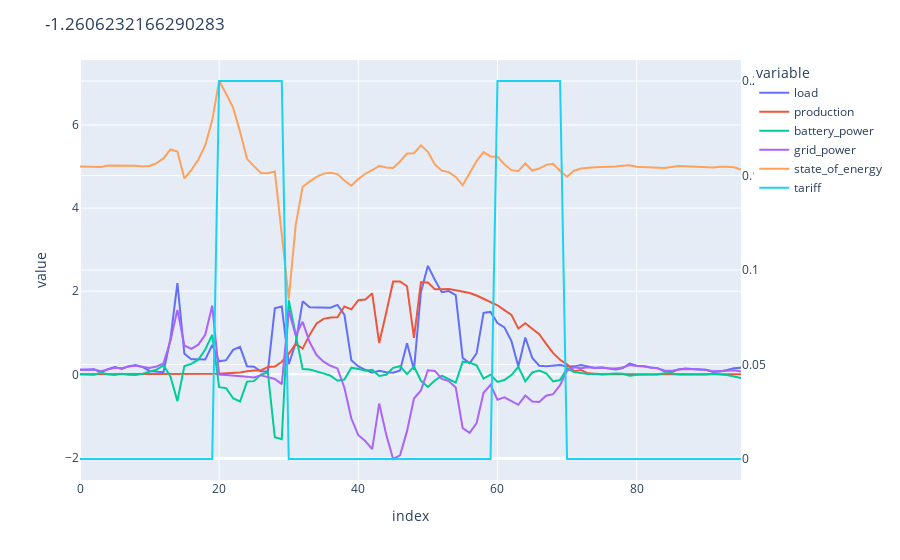

Notebook cell for this chart:
### Code cell
timestep = 1.
initial_state_of_energy = 5.
energy_capacity = 10
power_capacity = 5
efficiency = 0.9

hems = get_hems(energy_capacity, power_capacity, timestep)

load_input = torch.tensor(load, dtype=torch.float32).reshape(-1, 1)
production_input = torch.tensor(production, dtype=torch.float32).reshape(-1, 1)
tariff_input = torch.tensor(tariff, dtype=torch.float32).reshape(-1, 1)
initial_state_of_energy_input = torch.tensor([initial_state_of_energy], dtype=torch.float32)

battery_power, grid_power, state_of_energy = hems(load_input, production_input, tariff_input, initial_state_of_energy_input)

df_results = pd.DataFrame({
    "load": load_input.detach().flatten(),
    "production": production_input.detach().flatten(),
    "tariff": tariff_input.detach().flatten(),
    "battery_power": battery_power.detach().flatten(),
    "grid_power": grid_power.detach().flatten(),
    "state_of_energy": state_of_energy.detach().flatten()
})


cost = df_results["tariff"]*df_results["grid_power"]*timestep

fig = px.line(df_results, y=["load", "production", "battery_power", "grid_power", "state_of_energy"])

fig.add_scatter(x=np.arange(n_timesteps), y=df_results["tariff"], mode="lines", name="tariff", yaxis="y2")

fig.update_layout(yaxis2=dict(overlaying='y', side='right'), title=f"{cost.sum()}")

### Figure 1 — Plotly figure (JSON) as saved in the notebook; plotly's stock layout.template omitted (floating-point values rounded to 4 significant figures)
{"data": [{"hovertemplate": "variable=load<br>index=%{x}<br>value=%{y}<extra></extra>", "legendgroup": "load", "line": {"color": "#636efa", "dash": "solid"}, "marker": {"symbol": "circle"}, "mode": "lines", "name": "load", "orientation": "v", "showlegend": true, "type": "scatter", "x": [0, 1, 2, 3, 4, 5, 6, 7, 8, 9, 10, 11, 12, 13, 14, 15, 16, 17, 18, 19, 20, 21, 22, 23, 24, 25, 26, 27, 28, 29, 30, 31, 32, 33, 34, 35, 36, 37, 38, 39, 40, 41, 42, 43, 44, 45, 46, 47, 48, 49, 50, 51, 52, 53, 54, 55, 56, 57, 58, 59, 60, 61, 62, 63, 64, 65, 66, 67, 68, 69, 70, 71, 72, 73, 74, 75, 76, 77, 78, 79, 80, 81, 82, 83, 84, 85, 86, 87, 88, 89, 90, 91, 92, 93, 94, 95], "xaxis": "x", "y": [0.1114, 0.1068, 0.1241, 0.04167, 0.124, 0.174, 0.1279, 0.1959, 0.2238, 0.1718, 0.08137, 0.07345, 0.04958, 0.8554, 2.197, 0.4942, 0.3615, 0.362, 0.3548, 0.705, 0.3131, 0.3396, 0.5868, 0.6606, 0.1948, 0.1827, 0.07339, 0.06623, 1.588, 1.63, 0.242, 0.748, 1.756, 1.611, 1.609, 1.615, 1.604, 1.67, 1.433, 0.3374, 0.1893, 0.1086, 0.0382, 0.08667, 0.04829, 0.03844, 0.08963, 0.7454, 0.1066, 1.982, 2.61, 2.278, 1.975, 2.004, 1.905, 0.3955, 0.2662, 0.5078, 1.478, 1.501, 1.232, 1.129, 0.803, 0.1878, 0.8847, 0.3951, 0.2076, 0.1947, 0.2031, 0.2245, 0.1855, 0.1908, 0.2253, 0.1831, 0.154, 0.1652, 0.1357, 0.1177, 0.1499, 0.2586, 0.2074, 0.2025, 0.1649, 0.1487, 0.07073, 0.05815, 0.1165, 0.1392, 0.1261, 0.1233, 0.1112, 0.05805, 0.06844, 0.1028, 0.1482, 0.1603], "yaxis": "y"}, {"hovertemplate": "variable=production<br>index=%{x}<br>value=%{y}<extra></extra>", "legendgroup": "production", "line": {"color": "#EF553B", "dash": "solid"}, "marker": {"symbol": "circle"}, "mode": "lines", "name": "production", "orientation": "v", "showlegend": true, "type": "scatter", "x": [0, 1, 2, 3, 4, 5, 6, 7, 8, 9, 10, 11, 12, 13, 14, 15, 16, 17, 18, 19, 20, 21, 22, 23, 24, 25, 26, 27, 28, 29, 30, 31, 32, 33, 34, 35, 36, 37, 38, 39, 40, 41, 42, 43, 44, 45, 46, 47, 48, 49, 50, 51, 52, 53, 54, 55, 56, 57, 58, 59, 60, 61, 62, 63, 64, 65, 66, 67, 68, 69, 70, 71, 72, 73, 74, 75, 76, 77, 78, 79, 80, 81, 82, 83, 84, 85, 86, 87, 88, 89, 90, 91, 92, 93, 94, 95], "xaxis": "x", "y": [0, 0, 0, 0, 0, 0, 0, 0, 0, 0, 0, 0, 0, 0, 0, 0, 0, 0, 0, 0, 0.01314, 0.02723, 0.03653, 0.04487, 0.07531, 0.09362, 0.09152, 0.1786, 0.1865, 0.3023, 0.4924, 0.7311, 0.6187, 0.9481, 1.223, 1.334, 1.366, 1.374, 1.631, 1.562, 1.784, 1.799, 1.947, 0.7519, 1.477, 2.233, 2.235, 2.119, 0.8778, 2.215, 2.208, 2.047, 2.05, 2.05, 2.022, 1.996, 1.957, 1.895, 1.82, 1.747, 1.661, 1.545, 1.43, 1.1, 1.227, 1.097, 0.9635, 0.7335, 0.508, 0.3491, 0.2394, 0.07363, 0.1041, 0.02372, 0.003755, 0, 0, 0, 0, 0, 0, 0, 0, 0, 0, 0, 0, 0, 0, 0, 0, 0, 0, 0, 0, 0], "yaxis": "y"}, {"hovertemplate": "variable=battery_power<br>index=%{x}<br>value=%{y}<extra></extra>", "legendgroup": "battery_power", "line": {"color": "#00cc96", "dash": "solid"}, "marker": {"symbol": "circle"}, "mode": "lines", "name": "battery_power", "orientation": "v", "showlegend": true, "type": "scatter", "x": [0, 1, 2, 3, 4, 5, 6, 7, 8, 9, 10, 11, 12, 13, 14, 15, 16, 17, 18, 19, 20, 21, 22, 23, 24, 25, 26, 27, 28, 29, 30, 31, 32, 33, 34, 35, 36, 37, 38, 39, 40, 41, 42, 43, 44, 45, 46, 47, 48, 49, 50, 51, 52, 53, 54, 55, 56, 57, 58, 59, 60, 61, 62, 63, 64, 65, 66, 67, 68, 69, 70, 71, 72, 73, 74, 75, 76, 77, 78, 79, 80, 81, 82, 83, 84, 85, 86, 87, 88, 89, 90, 91, 92, 93, 94, 95], "xaxis": "x", "y": [-0.000977, 0.001236, -0.008432, 0.03487, 0.0002906, -0.01564, 0.01599, -0.009985, -0.01762, 0.01245, 0.07033, 0.1126, 0.2154, -0.05009, -0.646, 0.2, 0.2495, 0.3509, 0.5968, 0.9472, -0.3087, -0.3314, -0.5779, -0.6551, -0.1756, -0.1643, -0.007531, 0.04421, -1.515, -1.563, 1.784, 0.9245, 0.1256, 0.1148, 0.07666, 0.02267, -0.03364, -0.1541, -0.1267, 0.1595, 0.1299, 0.08396, 0.1065, -0.03963, -0.01243, 0.1562, 0.1943, 0.005686, 0.189, -0.1554, -0.3044, -0.1495, -0.0347, -0.117, -0.2025, 0.3031, 0.2815, 0.2151, -0.1037, -0.008761, -0.1817, -0.1393, -0.01936, 0.1795, -0.1687, 0.0465, 0.08905, 0.02382, -0.1728, -0.1371, 0.1456, 0.05254, 0.02294, 0.00746, 0.009209, -0.00211, 0.0101, 0.02037, 0.01138, -0.03604, -0.008875, -0.0122, -0.002499, -0.006185, 0.02253, 0.02432, -0.003123, -0.0117, -0.005236, -0.00699, -0.006758, 0.01381, 0.004428, -0.01662, -0.05162, -0.09126], "yaxis": "y"}, {"hovertemplate": "variable=grid_power<br>index=%{x}<br>value=%{y}<extra></extra>", "legendgroup": "grid_power", "line": {"color": "#ab63fa", "dash": "solid"}, "marker": {"symbol": "circle"}, "mode": "lines", "name": "grid_power", "orientation": "v", "showlegend": true, "type": "scatter", "x": [0, 1, 2, 3, 4, 5, 6, 7, 8, 9, 10, 11, 12, 13, 14, 15, 16, 17, 18, 19, 20, 21, 22, 23, 24, 25, 26, 27, 28, 29, 30, 31, 32, 33, 34, 35, 36, 37, 38, 39, 40, 41, 42, 43, 44, 45, 46, 47, 48, 49, 50, 51, 52, 53, 54, 55, 56, 57, 58, 59, 60, 61, 62, 63, 64, 65, 66, 67, 68, 69, 70, 71, 72, 73, 74, 75, 76, 77, 78, 79, 80, 81, 82, 83, 84, 85, 86, 87, 88, 89, 90, 91, 92, 93, 94, 95], "xaxis": "x", "y": [0.1104, 0.108, 0.1156, 0.07654, 0.1243, 0.1583, 0.1439, 0.1859, 0.2062, 0.1843, 0.1517, 0.1861, 0.265, 0.8053, 1.551, 0.6942, 0.611, 0.713, 0.9516, 1.652, -0.008821, -0.01906, -0.02762, -0.0393, -0.05605, -0.07526, -0.02566, -0.0682, -0.1135, -0.236, 1.533, 0.9414, 1.263, 0.7774, 0.4629, 0.3035, 0.2045, 0.142, -0.3243, -1.065, -1.465, -1.606, -1.802, -0.7048, -1.442, -2.038, -1.951, -1.368, -0.5823, -0.3885, 0.09766, 0.08147, -0.1094, -0.1629, -0.3191, -1.297, -1.409, -1.173, -0.445, -0.2545, -0.611, -0.5548, -0.6464, -0.7331, -0.5113, -0.6559, -0.6668, -0.515, -0.4777, -0.2618, 0.09168, 0.1697, 0.1442, 0.1668, 0.1595, 0.1631, 0.1458, 0.1381, 0.1613, 0.2226, 0.1986, 0.1903, 0.1624, 0.1425, 0.09326, 0.08248, 0.1133, 0.1275, 0.1209, 0.1163, 0.1045, 0.07185, 0.07287, 0.08614, 0.09653, 0.06909], "yaxis": "y"}, {"hovertemplate": "variable=state_of_energy<br>index=%{x}<br>value=%{y}<extra></extra>", "legendgroup": "state_of_energy", "line": {"color": "#FFA15A", "dash": "solid"}, "marker": {"symbol": "circle"}, "mode": "lines", "name": "state_of_energy", "orientation": "v", "showlegend": true, "type": "scatter", "x": [0, 1, 2, 3, 4, 5, 6, 7, 8, 9, 10, 11, 12, 13, 14, 15, 16, 17, 18, 19, 20, 21, 22, 23, 24, 25, 26, 27, 28, 29, 30, 31, 32, 33, 34, 35, 36, 37, 38, 39, 40, 41, 42, 43, 44, 45, 46, 47, 48, 49, 50, 51, 52, 53, 54, 55, 56, 57, 58, 59, 60, 61, 62, 63, 64, 65, 66, 67, 68, 69, 70, 71, 72, 73, 74, 75, 76, 77, 78, 79, 80, 81, 82, 83, 84, 85, 86, 87, 88, 89, 90, 91, 92, 93, 94, 95], "xaxis": "x", "y": [5, 4.999, 5.0, 4.992, 5.027, 5.027, 5.011, 5.027, 5.017, 5.0, 5.012, 5.083, 5.195, 5.411, 5.36, 4.714, 4.914, 5.164, 5.515, 6.112, 7.059, 6.75, 6.419, 5.841, 5.186, 5.01, 4.846, 4.838, 4.883, 3.368, 1.804, 3.588, 4.512, 4.638, 4.753, 4.829, 4.852, 4.818, 4.664, 4.538, 4.697, 4.827, 4.911, 5.017, 4.978, 4.965, 5.122, 5.316, 5.322, 5.511, 5.355, 5.051, 4.901, 4.867, 4.75, 4.547, 4.85, 5.132, 5.347, 5.243, 5.234, 5.053, 4.913, 4.894, 5.073, 4.905, 4.951, 5.04, 5.064, 4.891, 4.754, 4.9, 4.952, 4.975, 4.983, 4.992, 4.99, 5.0, 5.02, 5.032, 4.996, 4.987, 4.975, 4.972, 4.966, 4.988, 5.013, 5.01, 4.998, 4.993, 4.986, 4.979, 4.993, 4.997, 4.981, 4.929], "yaxis": "y"}, {"mode": "lines", "name": "tariff", "type": "scatter", "x": [0, 1, 2, 3, 4, 5, 6, 7, 8, 9, 10, 11, 12, 13, 14, 15, 16, 17, 18, 19, 20, 21, 22, 23, 24, 25, 26, 27, 28, 29, 30, 31, 32, 33, 34, 35, 36, 37, 38, 39, 40, 41, 42, 43, 44, 45, 46, 47, 48, 49, 50, 51, 52, 53, 54, 55, 56, 57, 58, 59, 60, 61, 62, 63, 64, 65, 66, 67, 68, 69, 70, 71, 72, 73, 74, 75, 76, 77, 78, 79, 80, 81, 82, 83, 84, 85, 86, 87, 88, 89, 90, 91, 92, 93, 94, 95], "y": [0, 0, 0, 0, 0, 0, 0, 0, 0, 0, 0, 0, 0, 0, 0, 0, 0, 0, 0, 0, 0.2, 0.2, 0.2, 0.2, 0.2, 0.2, 0.2, 0.2, 0.2, 0.2, 0, 0, 0, 0, 0, 0, 0, 0, 0, 0, 0, 0, 0, 0, 0, 0, 0, 0, 0, 0, 0, 0, 0, 0, 0, 0, 0, 0, 0, 0, 0.2, 0.2, 0.2, 0.2, 0.2, 0.2, 0.2, 0.2, 0.2, 0.2, 0, 0, 0, 0, 0, 0, 0, 0, 0, 0, 0, 0, 0, 0, 0, 0, 0, 0, 0, 0, 0, 0, 0, 0, 0, 0], "yaxis": "y2"}], "layout": {"legend": {"title": {"text": "variable"}, "tracegroupgap": 0}, "margin": {"t": 60}, "title": {"text": "-1.2606232166290283"}, "xaxis": {"anchor": "y", "domain": [0, 1], "title": {"text": "index"}}, "yaxis": {"anchor": "x", "domain": [0, 1], "title": {"text": "value"}}, "yaxis2": {"overlaying": "y", "side": "right"}}}
